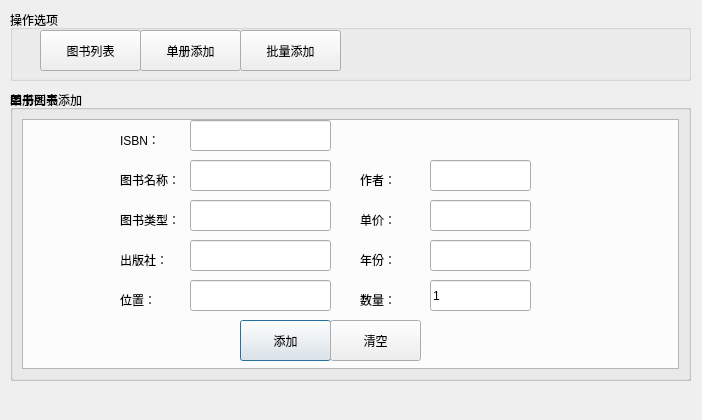
<?xml version="1.0" encoding="UTF-8"?>
<ui version="4.0">
 <class>manageBook_Dialog</class>
 <widget class="QDialog" name="manageBook_Dialog">
  <property name="geometry">
   <rect>
    <x>0</x>
    <y>0</y>
    <width>702</width>
    <height>420</height>
   </rect>
  </property>
  <property name="windowTitle">
   <string>图书管理</string>
  </property>
  <widget class="QGroupBox" name="group_booklist">
   <property name="enabled">
    <bool>true</bool>
   </property>
   <property name="geometry">
    <rect>
     <x>10</x>
     <y>90</y>
     <width>681</width>
     <height>291</height>
    </rect>
   </property>
   <property name="title">
    <string>图书列表</string>
   </property>
   <layout class="QGridLayout" name="gridLayout">
    <item row="0" column="0">
     <widget class="QTreeView" name="userview">
      <property name="enabled">
       <bool>true</bool>
      </property>
      <property name="font">
       <font>
        <pointsize>13</pointsize>
       </font>
      </property>
      <property name="contextMenuPolicy">
       <enum>Qt::NoContextMenu</enum>
      </property>
      <property name="editTriggers">
       <set>QAbstractItemView::NoEditTriggers</set>
      </property>
      <property name="alternatingRowColors">
       <bool>true</bool>
      </property>
      <property name="rootIsDecorated">
       <bool>false</bool>
      </property>
      <property name="headerHidden">
       <bool>true</bool>
      </property>
     </widget>
    </item>
   </layout>
  </widget>
  <widget class="QGroupBox" name="group_add_single">
   <property name="geometry">
    <rect>
     <x>10</x>
     <y>90</y>
     <width>681</width>
     <height>291</height>
    </rect>
   </property>
   <property name="title">
    <string>单册图书添加</string>
   </property>
   <widget class="QLineEdit" name="single_title">
    <property name="geometry">
     <rect>
      <x>180</x>
      <y>70</y>
      <width>141</width>
      <height>31</height>
     </rect>
    </property>
   </widget>
   <widget class="QLabel" name="label">
    <property name="geometry">
     <rect>
      <x>110</x>
      <y>80</y>
      <width>61</width>
      <height>20</height>
     </rect>
    </property>
    <property name="text">
     <string>图书名称：</string>
    </property>
   </widget>
   <widget class="QLineEdit" name="single_type">
    <property name="geometry">
     <rect>
      <x>180</x>
      <y>110</y>
      <width>141</width>
      <height>31</height>
     </rect>
    </property>
    <property name="text">
     <string/>
    </property>
   </widget>
   <widget class="QLabel" name="label_2">
    <property name="geometry">
     <rect>
      <x>110</x>
      <y>120</y>
      <width>61</width>
      <height>20</height>
     </rect>
    </property>
    <property name="text">
     <string>图书类型：</string>
    </property>
   </widget>
   <widget class="QLineEdit" name="single_pub_press">
    <property name="geometry">
     <rect>
      <x>180</x>
      <y>150</y>
      <width>141</width>
      <height>31</height>
     </rect>
    </property>
    <property name="text">
     <string/>
    </property>
   </widget>
   <widget class="QLabel" name="label_3">
    <property name="geometry">
     <rect>
      <x>110</x>
      <y>160</y>
      <width>61</width>
      <height>20</height>
     </rect>
    </property>
    <property name="text">
     <string>出版社：</string>
    </property>
   </widget>
   <widget class="QLabel" name="label_4">
    <property name="geometry">
     <rect>
      <x>350</x>
      <y>160</y>
      <width>61</width>
      <height>20</height>
     </rect>
    </property>
    <property name="text">
     <string>年份：</string>
    </property>
   </widget>
   <widget class="QLineEdit" name="single_pub_year">
    <property name="geometry">
     <rect>
      <x>420</x>
      <y>150</y>
      <width>101</width>
      <height>31</height>
     </rect>
    </property>
    <property name="text">
     <string/>
    </property>
   </widget>
   <widget class="QLabel" name="label_5">
    <property name="geometry">
     <rect>
      <x>350</x>
      <y>120</y>
      <width>61</width>
      <height>20</height>
     </rect>
    </property>
    <property name="text">
     <string>单价：</string>
    </property>
   </widget>
   <widget class="QLineEdit" name="single_price">
    <property name="geometry">
     <rect>
      <x>420</x>
      <y>110</y>
      <width>101</width>
      <height>31</height>
     </rect>
    </property>
    <property name="text">
     <string/>
    </property>
   </widget>
   <widget class="QLabel" name="label_6">
    <property name="geometry">
     <rect>
      <x>110</x>
      <y>200</y>
      <width>61</width>
      <height>20</height>
     </rect>
    </property>
    <property name="text">
     <string>位置：</string>
    </property>
   </widget>
   <widget class="QLineEdit" name="single_location">
    <property name="geometry">
     <rect>
      <x>180</x>
      <y>190</y>
      <width>141</width>
      <height>31</height>
     </rect>
    </property>
    <property name="text">
     <string/>
    </property>
   </widget>
   <widget class="QLineEdit" name="single_num_total">
    <property name="geometry">
     <rect>
      <x>420</x>
      <y>190</y>
      <width>101</width>
      <height>31</height>
     </rect>
    </property>
    <property name="text">
     <string>1</string>
    </property>
   </widget>
   <widget class="QLabel" name="label_7">
    <property name="geometry">
     <rect>
      <x>350</x>
      <y>200</y>
      <width>61</width>
      <height>20</height>
     </rect>
    </property>
    <property name="text">
     <string>数量：</string>
    </property>
   </widget>
   <widget class="QPushButton" name="single_add">
    <property name="geometry">
     <rect>
      <x>230</x>
      <y>230</y>
      <width>91</width>
      <height>41</height>
     </rect>
    </property>
    <property name="text">
     <string>添加</string>
    </property>
   </widget>
   <widget class="QPushButton" name="single_clear">
    <property name="geometry">
     <rect>
      <x>320</x>
      <y>230</y>
      <width>91</width>
      <height>41</height>
     </rect>
    </property>
    <property name="text">
     <string>清空</string>
    </property>
   </widget>
   <widget class="QLabel" name="label_8">
    <property name="geometry">
     <rect>
      <x>350</x>
      <y>80</y>
      <width>61</width>
      <height>20</height>
     </rect>
    </property>
    <property name="text">
     <string>作者：</string>
    </property>
   </widget>
   <widget class="QLineEdit" name="single_author">
    <property name="geometry">
     <rect>
      <x>420</x>
      <y>70</y>
      <width>101</width>
      <height>31</height>
     </rect>
    </property>
    <property name="text">
     <string/>
    </property>
   </widget>
   <widget class="QLineEdit" name="single_isbn">
    <property name="geometry">
     <rect>
      <x>180</x>
      <y>30</y>
      <width>141</width>
      <height>31</height>
     </rect>
    </property>
    <property name="text">
     <string/>
    </property>
   </widget>
   <widget class="QLabel" name="label_9">
    <property name="geometry">
     <rect>
      <x>110</x>
      <y>40</y>
      <width>61</width>
      <height>20</height>
     </rect>
    </property>
    <property name="text">
     <string>ISBN：</string>
    </property>
   </widget>
   <zorder>label</zorder>
   <zorder>single_type</zorder>
   <zorder>label_2</zorder>
   <zorder>single_pub_press</zorder>
   <zorder>label_3</zorder>
   <zorder>label_4</zorder>
   <zorder>single_pub_year</zorder>
   <zorder>label_5</zorder>
   <zorder>single_price</zorder>
   <zorder>label_6</zorder>
   <zorder>single_location</zorder>
   <zorder>single_num_total</zorder>
   <zorder>label_7</zorder>
   <zorder>single_add</zorder>
   <zorder>single_clear</zorder>
   <zorder>label_8</zorder>
   <zorder>single_author</zorder>
   <zorder>single_isbn</zorder>
   <zorder>label_9</zorder>
   <zorder>single_title</zorder>
  </widget>
  <widget class="QGroupBox" name="group_nav">
   <property name="geometry">
    <rect>
     <x>10</x>
     <y>10</y>
     <width>681</width>
     <height>71</height>
    </rect>
   </property>
   <property name="title">
    <string>操作选项</string>
   </property>
   <widget class="QPushButton" name="guide_add_batch">
    <property name="geometry">
     <rect>
      <x>230</x>
      <y>20</y>
      <width>101</width>
      <height>41</height>
     </rect>
    </property>
    <property name="text">
     <string>批量添加</string>
    </property>
   </widget>
   <widget class="QPushButton" name="guide_booklist">
    <property name="geometry">
     <rect>
      <x>30</x>
      <y>20</y>
      <width>101</width>
      <height>41</height>
     </rect>
    </property>
    <property name="text">
     <string>图书列表</string>
    </property>
   </widget>
   <widget class="QPushButton" name="guide_add_single">
    <property name="geometry">
     <rect>
      <x>130</x>
      <y>20</y>
      <width>101</width>
      <height>41</height>
     </rect>
    </property>
    <property name="text">
     <string>单册添加</string>
    </property>
   </widget>
  </widget>
 </widget>
 <resources/>
 <connections/>
</ui>
